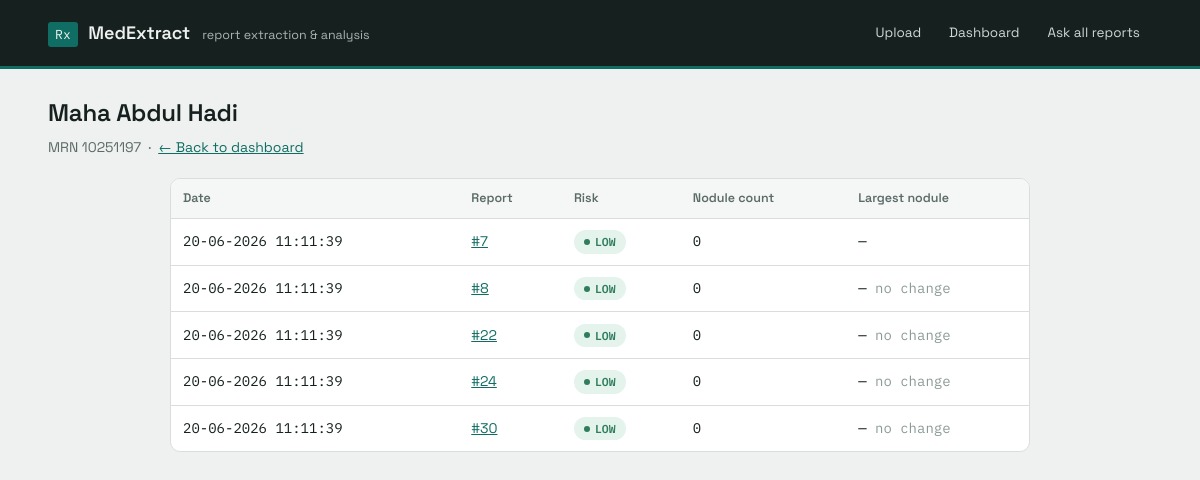
Screenshot of /trend/10251197 with the database file from the repository.
### tables this page shows
CREATE TABLE reports (
                id INTEGER PRIMARY KEY AUTOINCREMENT,
                original_filename TEXT,
                patient_name TEXT,
                mrn TEXT,
                age_gender TEXT,
                procedure_date TEXT,
                facility TEXT,
                extraction_method TEXT,
                ocr_confidence REAL,
                content_hash TEXT,
                report_json TEXT,
                extracted_text TEXT,
                risk_level TEXT,
                risk_flags TEXT,
                created_at TEXT
            );

### app.py (the view)
@app.route("/trend/<mrn>")
def trend(mrn):
    reports = database.get_reports_by_mrn(mrn)
    trend_rows = []
    previous_largest = None
    for row in reports:
        report_data = json.loads(row["report_json"])
        nodules = report_data.get("nodules", [])
        sizes = [
            risk_analyzer._max_dimension_cm(n.get("size", ""))
            for n in nodules
        ]
        largest = max(sizes) if sizes else 0
        change = None
        if previous_largest is not None:
            if largest > previous_largest:
                change = "up"
            elif largest < previous_largest:
                change = "down"
            else:
                change = "same"
        trend_rows.append({
            "id": row["id"],
            "procedure_date": row["procedure_date"],
            "risk_level": row["risk_level"],
            "nodule_count": len(nodules),
            "largest_nodule_size": (
                "{} cm".format(largest) if largest else None
            ),
            "change": change,
        })
        previous_largest = largest
    patient_name = reports[0]["patient_name"] if reports else None
    return render_template(
        "trend.html",
        mrn=mrn,
        patient_name=patient_name,
        reports=reports,
        trend_rows=trend_rows,
    )

### database.py (called while the page is built)
def get_connection():
    conn = sqlite3.connect(DB_PATH)
    conn.row_factory = sqlite3.Row
    return conn

def get_reports_by_mrn(mrn):
    if not mrn:
        return []
    conn = get_connection()
    try:
        rows = conn.execute(
            "SELECT * FROM reports WHERE mrn = ? ORDER BY id ASC", (mrn,)
        ).fetchall()
        return [dict(r) for r in rows]
    finally:
        conn.close()

### templates/trend.html (shortened to what this page needs)
<!DOCTYPE html>
<html lang="en">
<head>
    <link rel="stylesheet" href="{{ url_for('static', filename='css/main.css') }}">
</head>
<body>
    {% include "_nav.html" %}
    <div class="page-head">
        <h1>{{ patient_name or mrn }}</h1>
        <p>MRN <span class="data">{{ mrn }}</span> &nbsp;·&nbsp; <a href="/dashboard">&larr; Back to dashboard</a></p>
    </div>
    <div class="container container-narrow">
        <div class="card card-flush">
            <div class="table-wrapper">
                <table>
                    <tr><th>Date</th><th>Report</th><th>Risk</th><th>Nodule count</th><th>Largest nodule</th></tr>
                    {% for row in trend_rows %}
                    <tr>
                        <td class="data">{{ row.procedure_date or '—' }}</td>
                        <td><a href="/report/{{ row.id }}">#{{ row.id }}</a></td>
                        <td><span class="badge badge-{{ row.risk_level }}">{{ row.risk_level }}</span></td>
                        <td class="data">{{ row.nodule_count }}</td>
                        <td class="data">
                            {{ row.largest_nodule_size or '—' }}
                            {% if row.change == 'up' %}<span class="change-up">&uarr; increased</span>
                            {% elif row.change == 'down' %}<span class="change-down">&darr; decreased</span>
                            {% elif row.change == 'same' %}<span class="change-same">no change</span>
                            {% endif %}
                        </td>
                    </tr>
                    {% endfor %}
                </table>
            </div>
        </div>
    </div>
</body>
</html>

### static/css/main.css (style rules this page uses)
:root { --paper: #eef1ef; --surface: #ffffff; --surface-sunken: #f5f7f6; --ink: #16211f; --ink-muted: #5b6b68; --ink-faint: #8b9a97; --line: #d9dedb; --line-strong: #b7c0bd; --accent: #0f6d63; --accent-strong: #0a5049; --accent-tint: #e2f0ee; --risk-low: #2f7d5c; --risk-low-tint: #e4f3ec; --risk-medium: #a16a12; --risk-medium-tint: #faf0dc; --risk-high: #b23a3a; --risk-high-tint: #fbe9e9; --risk-info: #3d5a8a; --risk-info-tint: #e8edf7; --font-ui: "Space Grotesk", "Helvetica Neue", Arial, sans-serif; --font-data: "IBM Plex Mono", "SFMono-Regular", Consolas, monospace; --radius-sm: 3px; --radius-md: 8px; --radius-lg: 10px; }
* { box-sizing: border-box; }
html { -webkit-font-smoothing: antialiased; }
body { margin: 0; font-family: var(--font-ui); background: var(--paper); color: var(--ink); font-size: 15px; line-height: 1.5; }
a { color: var(--accent); }
.page-head { width: 92%; max-width: 1180px; margin: 26px auto 6px; }
.page-head h1 { margin: 0; font-size: 24px; font-weight: 600; letter-spacing: -0.01em; }
.page-head p { margin: 6px 0 0; color: var(--ink-muted); font-size: 14px; }
.container { width: 92%; max-width: 1180px; margin: 20px auto 60px; }
.container-narrow { max-width: 860px; }
.card { background: var(--surface); border: 1px solid var(--line); border-radius: var(--radius-lg); padding: 22px; margin-bottom: 18px; }
.card-flush { padding: 0; overflow: hidden; }
.table-wrapper { overflow-x: auto; }
table { width: 100%; border-collapse: collapse; }
th { text-align: left; background: var(--surface-sunken); color: var(--ink-muted); font-size: 12.5px; font-weight: 600; padding: 10px 12px; border-bottom: 1px solid var(--line); }
td { padding: 11px 12px; border-bottom: 1px solid var(--line); font-size: 14px; }
td.data, td a.data { font-family: var(--font-data); }
tr:last-child td { border-bottom: none; }
.badge { display: inline-flex; align-items: center; gap: 5px; padding: 3px 10px; border-radius: 20px; font-size: 11.5px; font-weight: 600; font-family: var(--font-data); white-space: nowrap; }
.badge::before { content: ""; width: 6px; height: 6px; border-radius: 50%; background: currentColor; }
.badge-LOW { background: var(--risk-low-tint); color: var(--risk-low); }
.change-same { color: var(--ink-faint); }

### rows the page displays
reports: patient_name "Maha Abdul Hadi", procedure_date "20-06-2026 11:11:39", id "7", risk_level "LOW", nodule_count "0", largest_nodule_size "—"
reports: procedure_date "20-06-2026 11:11:39", id "8", risk_level "LOW", nodule_count "0", largest_nodule_size "—", shows "no change"
reports: procedure_date "20-06-2026 11:11:39", id "22", risk_level "LOW", nodule_count "0", largest_nodule_size "—", shows "no change"
reports: procedure_date "20-06-2026 11:11:39", id "24", risk_level "LOW", nodule_count "0", largest_nodule_size "—", shows "no change"
reports: procedure_date "20-06-2026 11:11:39", id "30", risk_level "LOW", nodule_count "0", largest_nodule_size "—", shows "no change"

### other values shown
{{ mrn }} "10251197"
